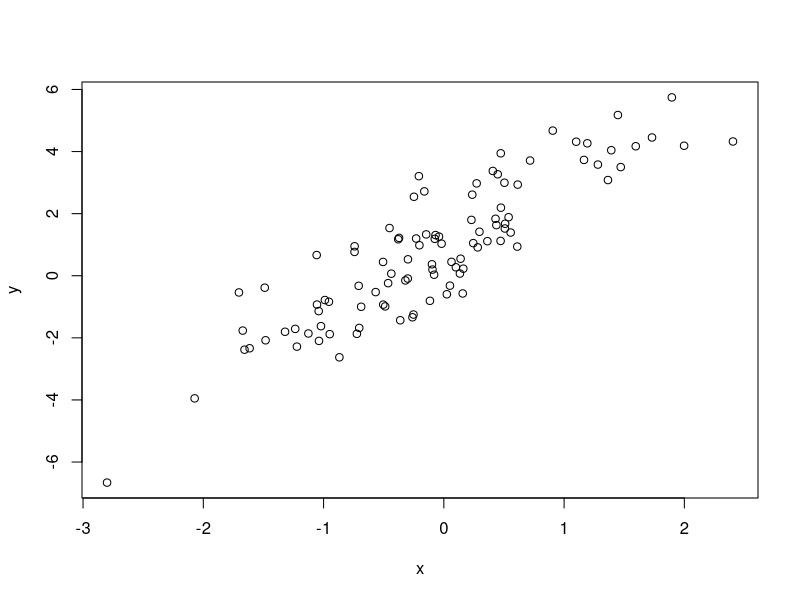

Source code (R):
## Analytical Workflows Coding Demo - 10/12/2021
#coding best practices 


#insert additional information here that may be useful to collabs or future self
#    here, we will generate data, do linear regression, and make some figures
#section headers! Can write with ctr+shift+r 
#clicking source on save RUNS through the entire script so you know what you 
#    save will be what you think and will run without errors 

# Clear workspace and close all graphics devices --------------------------
rm(list=ls())
graphics.off()

# Generate some data ------------------------------------------------------

n<-100 #number of data points 
m<-2.2 #slope
b<-1.1 #intercept 

x<-rnorm(100, mean=0, sd=1) #indep. variable 
noise<-rnorm(100,mean=0,sd=1)  
y<-m*x+b+noise #linear relationship + noise 

plot(x,y)




